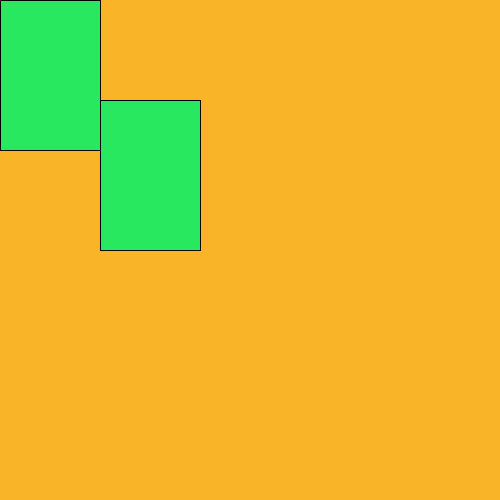
Frame 1 (no input)
Frame 60 (the mouse pressed at the canvas centre just before this capture): identical to frame 1, image omitted
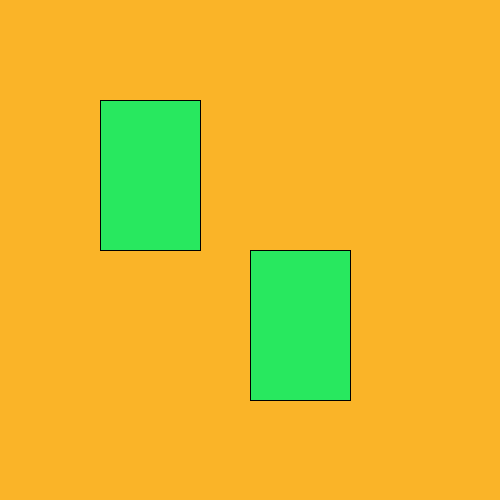
Frame 120 (the mouse held since frame 60 and released just before this capture)

The Processing sketch that drew these frames (run headless with seeded random() and noise(); from frame 60 on, the mouse is pressed at the canvas centre):

// Processing sketch: week01_size_background_fill_rect
// ── week01_size_background_fill_rect.pde
void setup(){
  size(500,500);
}
void draw(){
  background(#FAB428);
  fill(#28E85F);
  rect(100,100, 100,150);
  rect(mouseX,mouseY, 100,150);
}
